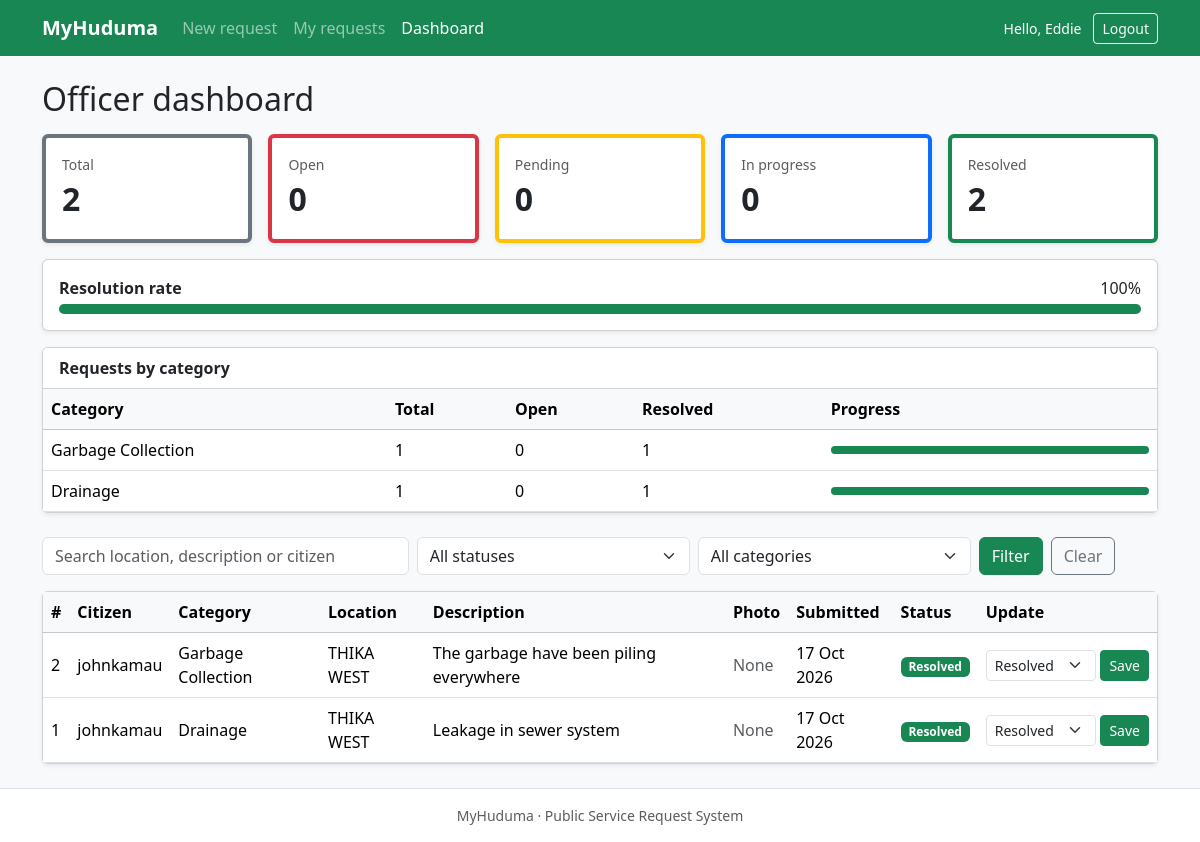
The page /dashboard/ (signed in) on the database its author committed.
### requests_app/models.py (models this page shows, shortened)
class Category(models.Model):
    name = models.CharField(max_length=100, unique=True)
    class Meta:
        verbose_name_plural = "categories"
        ordering = ["name"]

class ServiceRequest(models.Model):
    class Status(models.TextChoices):
        PENDING = "PENDING", "Pending"
        IN_PROGRESS = "IN_PROGRESS", "In Progress"
        RESOLVED = "RESOLVED", "Resolved"
    citizen = models.ForeignKey(
        settings.AUTH_USER_MODEL,
        on_delete=models.CASCADE,
        related_name="requests",
    )
    category = models.ForeignKey(
        Category,
        on_delete=models.PROTECT,
        related_name="requests",
    )
    location = models.CharField(max_length=200)
    description = models.TextField()
    image = models.ImageField(upload_to="request_images/", blank=True, null=True)
    status = models.CharField(
        max_length=20,
        choices=Status.choices,
        default=Status.PENDING,
    )
    created_at = models.DateTimeField(auto_now_add=True)
    updated_at = models.DateTimeField(auto_now=True)
    class Meta:
        ordering = ["-created_at"]
    @property
    def status_badge_class(self):
        return {
            self.Status.PENDING: "bg-warning text-dark",
            self.Status.IN_PROGRESS: "bg-primary",
            self.Status.RESOLVED: "bg-success",
        }.get(self.status, "bg-secondary")

### requests_app/views.py (the view)
# urls.py: path("dashboard/", views.dashboard, name="dashboard"),
@staff_required
def dashboard(request):
    service_requests = ServiceRequest.objects.select_related("category", "citizen")
    search_query = request.GET.get("q", "").strip()
    selected_status = request.GET.get("status", "")
    selected_category = request.GET.get("category", "")
    if search_query:
        service_requests = service_requests.filter(
            Q(location__icontains=search_query)
            | Q(description__icontains=search_query)
            | Q(citizen__username__icontains=search_query)
        )
    if selected_status in ServiceRequest.Status.values:
        service_requests = service_requests.filter(status=selected_status)
    if selected_category.isdigit():
        service_requests = service_requests.filter(category_id=selected_category)
    paginator = Paginator(service_requests, DASHBOARD_PAGE_SIZE)
    page_obj = paginator.get_page(request.GET.get("page"))
    params = request.GET.copy()
    params.pop("page", None)
    context = {
        "page_obj": page_obj,
        "query_string": params.urlencode(),
        "categories": Category.objects.all(),
        "status_choices": ServiceRequest.Status.choices,
        "search_query": search_query,
        "selected_status": selected_status,
        "selected_category": selected_category,
        "stats": get_request_stats(),
        "category_breakdown": get_category_breakdown(),
    }
    return render(request, "requests_app/dashboard.html", context)

### requests_app/analytics.py (called while the page is built)
def get_request_stats():
    stats = ServiceRequest.objects.aggregate(
        total=Count("id"),
        pending=Count("id", filter=Q(status=Status.PENDING)),
        in_progress=Count("id", filter=Q(status=Status.IN_PROGRESS)),
        resolved=Count("id", filter=Q(status=Status.RESOLVED)),
    )
    stats["open"] = stats["pending"] + stats["in_progress"]
    stats["resolution_rate"] = (
        round(stats["resolved"] / stats["total"] * 100) if stats["total"] else 0
    )
    return stats

def get_category_breakdown():
    return (
        Category.objects.annotate(
            total=Count("requests"),
            open_count=Count(
                "requests",
                filter=Q(requests__status__in=[Status.PENDING, Status.IN_PROGRESS]),
            ),
            resolved_count=Count(
                "requests",
                filter=Q(requests__status=Status.RESOLVED),
            ),
        )
        .filter(total__gt=0)
        .order_by("-total")
    )

### requests_app/templates/requests_app/dashboard.html (shortened to what this page needs)
{% extends "requests_app/base.html" %}
{% block content %}
<h2 class="mb-3">Officer dashboard</h2>
<div class="row g-3 mb-3">
  <div class="col-6 col-md">
    <div class="card shadow-sm h-100 border-start border-4 border-secondary">
      <div class="card-body">
        <div class="text-muted small">Total</div>
        <div class="fs-2 fw-bold">{{ stats.total }}</div>
      </div>
    </div>
  </div>
  <div class="col-6 col-md">
    <div class="card shadow-sm h-100 border-start border-4 border-danger">
      <div class="card-body">
        <div class="text-muted small">Open</div>
        <div class="fs-2 fw-bold">{{ stats.open }}</div>
      </div>
    </div>
  </div>
  <div class="col-6 col-md">
    <div class="card shadow-sm h-100 border-start border-4 border-warning">
      <div class="card-body">
        <div class="text-muted small">Pending</div>
        <div class="fs-2 fw-bold">{{ stats.pending }}</div>
      </div>
    </div>
  </div>
  <div class="col-6 col-md">
    <div class="card shadow-sm h-100 border-start border-4 border-primary">
      <div class="card-body">
        <div class="text-muted small">In progress</div>
        <div class="fs-2 fw-bold">{{ stats.in_progress }}</div>
      </div>
    </div>
  </div>
  <div class="col-6 col-md">
    <div class="card shadow-sm h-100 border-start border-4 border-success">
      <div class="card-body">
        <div class="text-muted small">Resolved</div>
        <div class="fs-2 fw-bold">{{ stats.resolved }}</div>
      </div>
    </div>
  </div>
</div>
<div class="card shadow-sm mb-3">
  <div class="card-body">
    <div class="d-flex justify-content-between mb-1">
      <span class="fw-semibold">Resolution rate</span>
      <span>{{ stats.resolution_rate }}%</span>
    </div>
    <div class="progress" style="height: 10px;">
      <div class="progress-bar bg-success" style="width: {{ stats.resolution_rate }}%"></div>
    </div>
  </div>
</div>
<div class="card shadow-sm mb-4">
  <div class="card-header bg-white fw-semibold">Requests by category</div>
  <div class="table-responsive">
    <table class="table align-middle mb-0">
      <thead class="table-light">
        <tr>
          <th>Category</th>
          <th>Total</th>
          <th>Open</th>
          <th>Resolved</th>
          <th style="width: 30%;">Progress</th>
        </tr>
      </thead>
      <tbody>
        {% for category in category_breakdown %}
        <tr>
          <td>{{ category.name }}</td>
          <td>{{ category.total }}</td>
          <td>{{ category.open_count }}</td>
          <td>{{ category.resolved_count }}</td>
          <td>
            <div class="progress" style="height: 8px;">
              <div class="progress-bar bg-success" style="width: {% widthratio category.resolved_count category.total 100 %}%"></div>
            </div>
          </td>
        </tr>
        {% empty %}
        <tr>
          <td colspan="5" class="text-center text-muted py-3">No requests yet.</td>
        </tr>
        {% endfor %}
      </tbody>
    </table>
  </div>
</div>
<form method="get" class="row g-2 mb-3">
  <div class="col-md-4">
    <input type="text" name="q" value="{{ search_query }}" class="form-control"
           placeholder="Search location, description or citizen">
  </div>
  <div class="col-md-3">
    <select name="status" class="form-select">
      <option value="">All statuses</option>
    </select>
  </div>
  <div class="col-md-3">
    <select name="category" class="form-select">
      <option value="">All categories</option>
    </select>
  </div>
  <div class="col-md-2 d-flex gap-2">
    <button type="submit" class="btn btn-success">Filter</button>
    <a href="{% url 'dashboard' %}" class="btn btn-outline-secondary">Clear</a>
  </div>
</form>
<div class="card shadow-sm">
  <div class="table-responsive">
    <table class="table table-hover align-middle mb-0">
      <thead class="table-light">
        <tr>
          <th>#</th>
          <th>Citizen</th>
          <th>Category</th>
          <th>Location</th>
          <th>Description</th>
          <th>Photo</th>
          <th>Submitted</th>
          <th>Status</th>
          <th>Update</th>
        </tr>
      </thead>
      <tbody>
                {% for item in page_obj %}
        <tr>
          <td>{{ item.id }}</td>
          <td>{{ item.citizen.username }}</td>
          <td>{{ item.category.name }}</td>
          <td>{{ item.location }}</td>
          <td>{{ item.description|truncatechars:50 }}</td>
          <td>
            {% if item.image %}
              <a href="{{ item.image.url }}" target="_blank">
                <img src="{{ item.image.url }}" alt="Request photo" style="height: 40px;" class="rounded">
              </a>
            {% else %}
              <span class="text-muted">None</span>
            {% endif %}
          </td>
          <td>{{ item.created_at|date:"d M Y" }}</td>
          <td><span class="badge {{ item.status_badge_class }}">{{ item.get_status_display }}</span></td>
          <td>
            <form method="post" action="{% url 'update_status' item.id %}" class="d-flex gap-1">
              <select name="status" class="form-select form-select-sm">
                {% for value, label in status_choices %}
                  <option value="{{ value }}" {% if value == item.status %}selected{% endif %}>{{ label }}</option>
                {% endfor %}
              </select>
              <button type="submit" class="btn btn-sm btn-success">Save</button>
            </form>
          </td>
        </tr>
        {% empty %}
        <tr>
          <td colspan="9" class="text-center text-muted py-4">No requests match these filters.</td>
        </tr>
        {% endfor %}
      </tbody>
    </table>
  </div>
</div>
{% endblock %}

### requests_app/templates/requests_app/base.html (shortened to what this page needs)
<!DOCTYPE html>
<html lang="en">
<head>
  <link href="https://cdn.jsdelivr.net/npm/bootstrap@5.3.3/dist/css/bootstrap.min.css" rel="stylesheet">
</head>
<body class="bg-light d-flex flex-column min-vh-100">
  <nav class="navbar navbar-expand-lg navbar-dark bg-success">
    <div class="container">
      <a class="navbar-brand fw-semibold" href="{% url 'home' %}">MyHuduma</a>
      <div class="collapse navbar-collapse" id="mainNav">
        <ul class="navbar-nav me-auto">
          {% if user.is_authenticated %}
            <li class="nav-item">
              <a class="nav-link {% if request.resolver_match.url_name == 'submit_request' %}active{% endif %}"
                 href="{% url 'submit_request' %}">New request</a>
            </li>
            <li class="nav-item">
              <a class="nav-link {% if request.resolver_match.url_name == 'my_requests' %}active{% endif %}"
                 href="{% url 'my_requests' %}">My requests</a>
            </li>
            {% if user.is_staff %}
            <li class="nav-item">
              <a class="nav-link {% if request.resolver_match.url_name == 'dashboard' %}active{% endif %}"
                 href="{% url 'dashboard' %}">Dashboard</a>
            </li>
            {% endif %}
          {% endif %}
        </ul>
        <div class="d-flex align-items-center gap-2">
          {% if user.is_authenticated %}
            <span class="text-white small me-1">Hello, {{ user.username }}</span>
            <form method="post" action="{% url 'logout' %}" class="m-0">
              <button type="submit" class="btn btn-outline-light btn-sm">Logout</button>
            </form>
          {% else %}
            <a class="btn btn-outline-light btn-sm" href="{% url 'login' %}">Login</a>
            <a class="btn btn-light btn-sm" href="{% url 'register' %}">Register</a>
          {% endif %}
        </div>
      </div>
    </div>
  </nav>
  <main class="container py-4 flex-grow-1">
    {% block content %}{% endblock %}
  </main>
  <footer class="border-top bg-white py-3">
    <div class="container text-center text-muted small">
      MyHuduma &middot; Public Service Request System
    </div>
  </footer>
</body>
</html>

### rows shown on the page
Category: name "Garbage Collection", total "1", open_count "0", resolved_count "1"
Category: name "Drainage", total "1", open_count "0", resolved_count "1"
ServiceRequest: id "2", citizen.username "johnkamau", category.name "Garbage Collection", location "THIKA WEST", description "The garbage have been piling everywhere", image "None", created_at "17 Oct 2026", status "Resolved"
ServiceRequest: id "1", citizen.username "johnkamau", category.name "Drainage", location "THIKA WEST", description "Leakage in sewer system", image "None", created_at "17 Oct 2026", status "Resolved"

### other values the page prints
{{ user.username }} "Eddie"
{{ stats.total }} "2"
{{ stats.open }} "0"
{{ stats.pending }} "0"
{{ stats.in_progress }} "0"
{{ stats.resolved }} "2"
{{ stats.resolution_rate }} "100"
